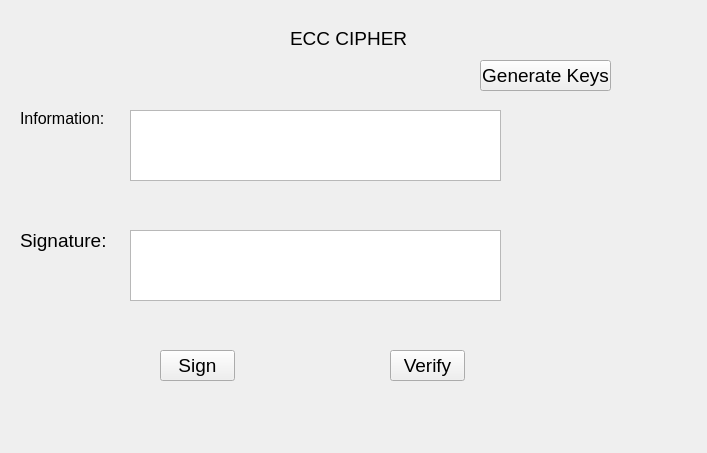
<?xml version="1.0" encoding="UTF-8"?>
<ui version="4.0">
 <class>Form</class>
 <widget class="QWidget" name="Form">
  <property name="geometry">
   <rect>
    <x>0</x>
    <y>0</y>
    <width>707</width>
    <height>453</height>
   </rect>
  </property>
  <property name="windowTitle">
   <string>Form</string>
  </property>
  <widget class="QTextEdit" name="txtInfor">
   <property name="geometry">
    <rect>
     <x>130</x>
     <y>110</y>
     <width>371</width>
     <height>71</height>
    </rect>
   </property>
  </widget>
  <widget class="QLabel" name="label">
   <property name="geometry">
    <rect>
     <x>290</x>
     <y>30</y>
     <width>141</width>
     <height>16</height>
    </rect>
   </property>
   <property name="font">
    <font>
     <pointsize>14</pointsize>
    </font>
   </property>
   <property name="text">
    <string>ECC CIPHER</string>
   </property>
  </widget>
  <widget class="QLabel" name="label_2">
   <property name="geometry">
    <rect>
     <x>20</x>
     <y>110</y>
     <width>91</width>
     <height>16</height>
    </rect>
   </property>
   <property name="font">
    <font>
     <pointsize>12</pointsize>
    </font>
   </property>
   <property name="text">
    <string>Information:</string>
   </property>
  </widget>
  <widget class="QLabel" name="label_3">
   <property name="geometry">
    <rect>
     <x>20</x>
     <y>230</y>
     <width>101</width>
     <height>21</height>
    </rect>
   </property>
   <property name="font">
    <font>
     <pointsize>14</pointsize>
    </font>
   </property>
   <property name="text">
    <string>Signature:</string>
   </property>
  </widget>
  <widget class="QTextEdit" name="txtSign">
   <property name="geometry">
    <rect>
     <x>130</x>
     <y>230</y>
     <width>371</width>
     <height>71</height>
    </rect>
   </property>
  </widget>
  <widget class="QPushButton" name="btnSign">
   <property name="geometry">
    <rect>
     <x>160</x>
     <y>350</y>
     <width>75</width>
     <height>31</height>
    </rect>
   </property>
   <property name="font">
    <font>
     <pointsize>14</pointsize>
    </font>
   </property>
   <property name="text">
    <string>Sign</string>
   </property>
  </widget>
  <widget class="QPushButton" name="btnVerify">
   <property name="geometry">
    <rect>
     <x>390</x>
     <y>350</y>
     <width>75</width>
     <height>31</height>
    </rect>
   </property>
   <property name="font">
    <font>
     <pointsize>14</pointsize>
    </font>
   </property>
   <property name="text">
    <string>Verify</string>
   </property>
  </widget>
  <widget class="QPushButton" name="btnKeys">
   <property name="geometry">
    <rect>
     <x>480</x>
     <y>60</y>
     <width>131</width>
     <height>31</height>
    </rect>
   </property>
   <property name="font">
    <font>
     <pointsize>14</pointsize>
    </font>
   </property>
   <property name="text">
    <string>Generate Keys</string>
   </property>
  </widget>
 </widget>
 <resources/>
 <connections/>
</ui>
